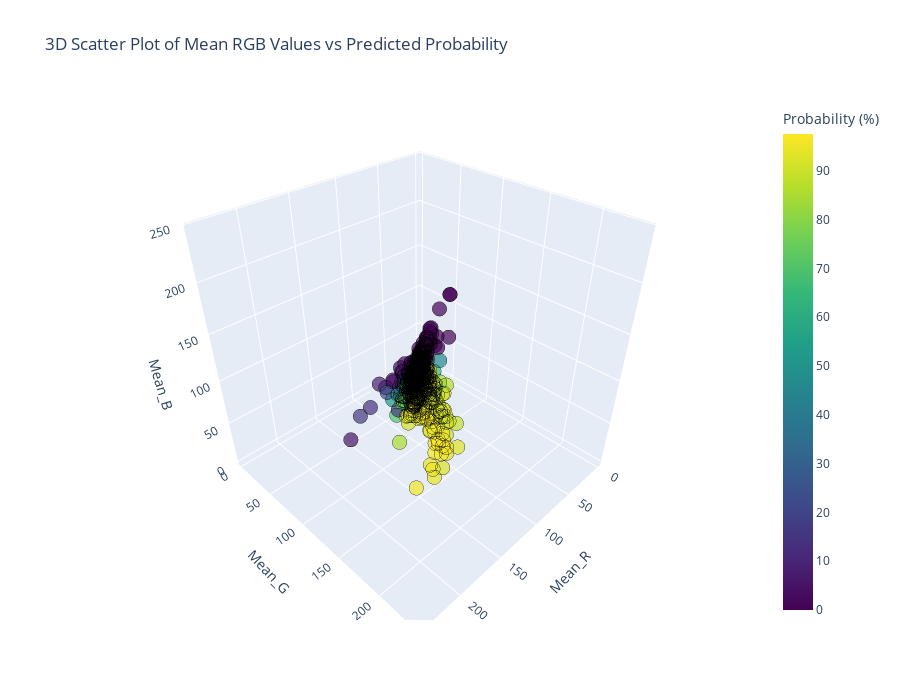

Notebook source saved alongside this figure:
### Code cell
plot_df = pd.DataFrame({
    'Mean_R': mean_rgb[:, 0],
    'Mean_G': mean_rgb[:, 1],
    'Mean_B': mean_rgb[:, 2],
    'Pred_Prob': y_pred_proba
})

fig = px.scatter_3d(
    plot_df, 
    x='Mean_R', 
    y='Mean_G', 
    z='Mean_B',
    color=y_pred_proba.flatten() * 100, 
    color_continuous_scale='Viridis', 
    title='3D Scatter Plot of Mean RGB Values vs Predicted Probability'
)


fig.update_traces(marker=dict(size=5,opacity=0.7,line=dict(color='black',width=0.5)))
fig.update_coloraxes(colorbar_title="Probability (%)")

fig.update_layout(width=900,height=700,scene=dict(aspectmode='manual',aspectratio=dict(x=1, y=1, z=1)  ))

fig.show()

### Figure 1 — Plotly figure (JSON) as saved in the notebook; plotly's stock layout.template omitted (floating-point values rounded to 4 significant figures; data arrays with more than 128 entries replaced by an {"elided": "..."} marker saying what was removed)
{"data": [{"hovertemplate": "Mean_R=%{x}<br>Mean_G=%{y}<br>Mean_B=%{z}<br>color=%{marker.color}<extra></extra>", "legendgroup": "", "marker": {"color": {"elided": "713 float values"}, "coloraxis": "coloraxis", "line": {"color": "black", "width": 0.5}, "opacity": 0.7, "size": 5, "symbol": "circle"}, "mode": "markers", "name": "", "scene": "scene", "showlegend": false, "type": "scatter3d", "x": {"elided": "713 float values"}, "y": {"elided": "713 float values"}, "z": {"elided": "713 float values"}}], "layout": {"coloraxis": {"colorbar": {"title": {"text": "Probability (%)"}}, "colorscale": [[0, "#440154"], [0.1111, "#482878"], [0.2222, "#3e4989"], [0.3333, "#31688e"], [0.4444, "#26828e"], [0.5556, "#1f9e89"], [0.6667, "#35b779"], [0.7778, "#6ece58"], [0.8889, "#b5de2b"], [1, "#fde725"]]}, "height": 700, "legend": {"tracegroupgap": 0}, "scene": {"aspectmode": "manual", "aspectratio": {"x": 1, "y": 1, "z": 1}, "domain": {"x": [0, 1], "y": [0, 1]}, "xaxis": {"title": {"text": "Mean_R"}}, "yaxis": {"title": {"text": "Mean_G"}}, "zaxis": {"title": {"text": "Mean_B"}}}, "title": {"text": "3D Scatter Plot of Mean RGB Values vs Predicted Probability"}, "width": 900}}
